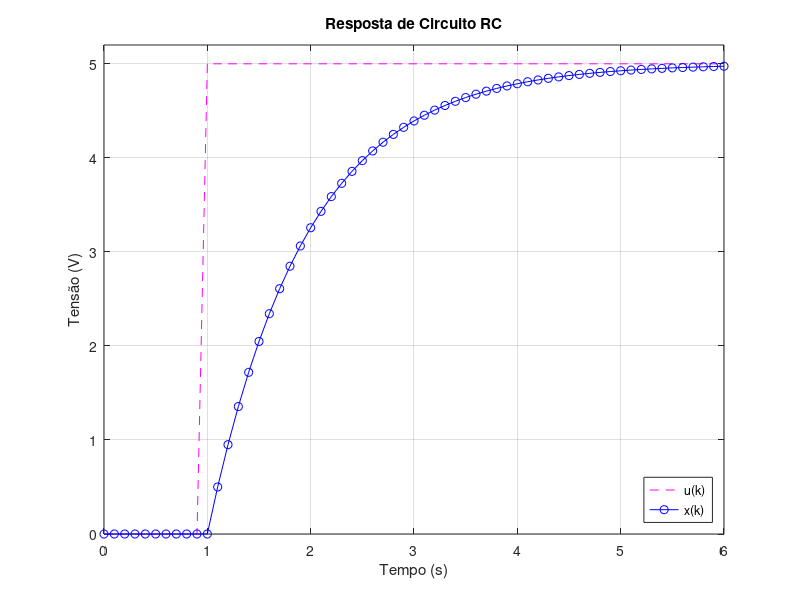

MATLAB code to generate this figure:
% simula_RC_ss.m
% Simula RC passa-baixa
% Usando equações do espaço de estado
% E aproximação de Euler
R = 10E3; % 10 KΩ
C = 100E-6; % 100 µF
tau = R*C;        % constante de tempo do sistema
ts = 4*tau        % tempo de assentamento previsto

Ts = 0.1;
ts=5*tau;         % tempo final da simulação (regime permanente)
t_fim=ts*(1+1/5)  % inclui parte inicial do degrau propositalemente

t=0:Ts:t_fim;     % cria vetor t, incremento Ts
pts=length(t);    % qtade de pontos gerados

% cria vetor de tensão de entrada
u=zeros(1,pts);               % inicialmente zerado
u(1,round(pts/5)-1:pts)=5;    % a partir de (1/5)*pts vale o degrau

% matrizes do espaço de estados (aproximação discreta)
A = -1/(R*C)
B = 1/(R*C)
C = 1
D = 0

x = zeros(1,pts);
size(x)
for k=1:pts-1
  dx = A*x(k) + B*u(k);       % Eq. Espaço de Estados
  x(k+1) = x(k) + Ts*dx;      % derivada aproximada (Euler)
end

figure
plot(t,u,'m--', t,x,'bo-')
xlim([0 t_fim])
ylim([0 5.2])
xlabel('Tempo (s)')
ylabel('Tensão (V)')
legend('u(k)', 'x(k)', 'Location', 'southeast');
title('Resposta de Circuito RC')
grid
